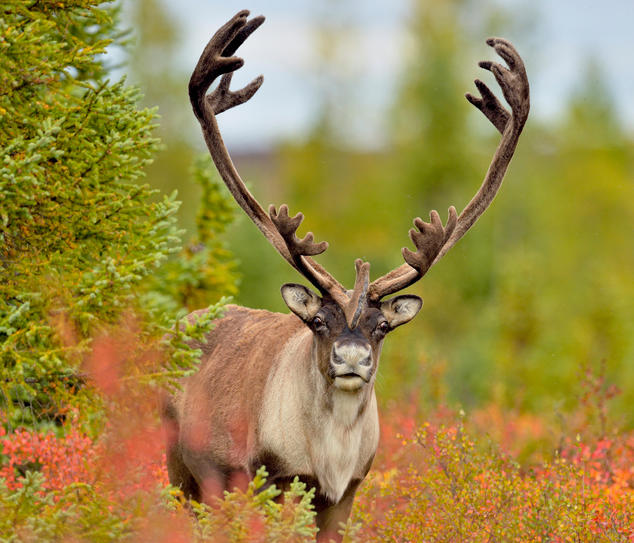
#> input picture presentation/img/caribou.jpg, 634 x 543 px
$ python bicubic.py --src ../../presentation/img --dst out --sizex 100 --sizey 100
#> lines starting #> are read from the running program, lines starting #| are printed output that depends on the picture
'''
Apply Gaussian Blur and Bicubic Interpolation to Images.

python src/data/bicubic.py --src data/interim/datasets/train --dst data/processed/bicubic_images/train --sizex 1024 --sizey 1024

'''
import pathlib
import argparse

from PIL import Image


def generate_argparser():
    parser = argparse.ArgumentParser(description="Image Preprocessing")
    parser.add_argument('--src', required=True, help="Give an source directory of images")
    parser.add_argument('--dst', required=True, help="Give a destionation directory of images ")
    parser.add_argument('--sizex', required=True, type=int, help="Resize for BICUBIC Interpolation")
    parser.add_argument('--sizey', required=True, type=int, help="Resize for BICUBIC Interpolation")
    return parser


def loading_src_images(source_dir):
#> called with source_dir = '../../presentation/img'
    image_root = pathlib.Path(source_dir)
    # iterate over the list of the images '.JPG' format
    image_paths = list()
    for item in image_root.iterdir():
        image_paths.append(str(item))
#> pass 2 of the loop in loading_src_images, `for item in image_root.iterdir():`:
    return image_paths


def apply_bicubic_interpolation(image_path, dst_dir, size_x=1024, size_y=1024):
#> called with image_path = '../../presentation/img/caribou.jpg', dst_dir = 'out', size_x = 100, size_y = 100
    image_name = image_path.rsplit('/', 1)[-1]
    dst_path = dst_dir + '/' + image_name

    im = Image.open(image_path).convert('RGB')
#> im is the input picture: PIL image 634x543 RGB; mean R, G, B 155.8, 137.5, 73.1
    # apply bicubic interpolat ion tothe RGB image
    # (1024,1024)
    new_img = im.resize((size_x, size_y), Image.BICUBIC)
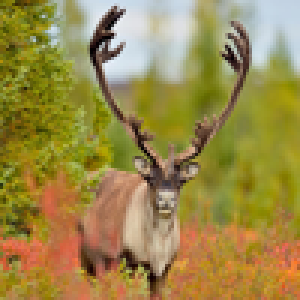
#> new_img: PIL image 100x100 RGB (shown 3 times larger); mean R, G, B 155.8, 137.5, 73.1
    # save image to the path
    new_img.save(dst_path)


if __name__ == '__main__':
    parser = generate_argparser()
    args = parser.parse_args()
    image_paths = loading_src_images(args.src)
    for image_path in image_paths:
        apply_bicubic_interpolation(image_path, args.dst,
                                    args.sizex, args.sizey)
#> pass 2 of the loop `for image_path in image_paths:`:
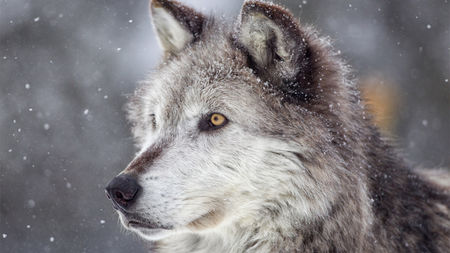
#> input picture presentation/img/happy_wolve.jpg, 450 x 253 px
#> in apply_bicubic_interpolation, im is the input picture: PIL image 450x253 RGB; mean R, G, B 128, 124.7, 127.7
#> in apply_bicubic_interpolation (call 2), `new_img = im.resize((size_x, size_y), Image.BICUBIC)`:
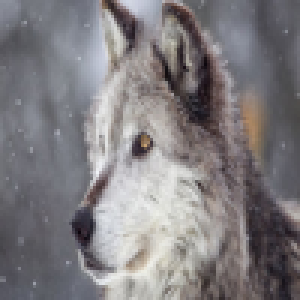
#> new_img: PIL image 100x100 RGB (shown 3 times larger); mean R, G, B 128, 124.7, 127.7
